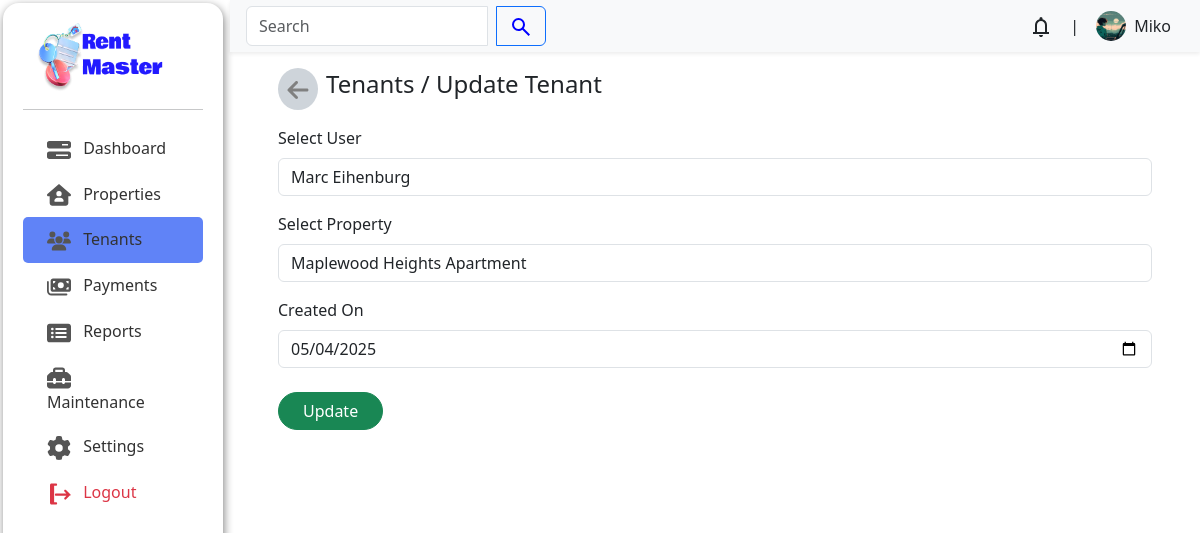
Screenshot of /admin/index.php?page=tenants/update&tenant_id=67 (signed in) with the database file from the repository.
### tables this page shows
CREATE TABLE `users` (
  `user_id` int(11) NOT NULL,
  `user_name` varchar(100) DEFAULT NULL,
  `user_email` varchar(100) NOT NULL,
  `user_password` varchar(100) DEFAULT NULL,
  `user_phone_number` varchar(50) NOT NULL,
  `user_address` varchar(100) NOT NULL,
  `user_description` varchar(2000) DEFAULT NULL,
  `user_image` varchar(500) DEFAULT NULL,
  `user_role` enum('tenant','landlord','visitor') NOT NULL
);

CREATE TABLE `tenants` (
  `tenant_id` int(11) NOT NULL,
  `user_id` int(11) NOT NULL,
  `property_id` int(11) NOT NULL,
  `tenant_status` enum('pending','active','terminated') NOT NULL DEFAULT 'pending',
  `tenant_date_created` date NOT NULL DEFAULT current_timestamp(),
  `tenant_terminated_at` date DEFAULT NULL
);

CREATE TABLE `properties` (
  `property_id` int(11) NOT NULL,
  `property_name` varchar(100) NOT NULL,
  `property_location` varchar(200) NOT NULL,
  `property_date_created` date NOT NULL,
  `property_description` varchar(1000) NOT NULL,
  `property_status` enum('available','unavailable') NOT NULL DEFAULT 'available',
  `property_rental_price` decimal(10,0) NOT NULL,
  `latitude` decimal(10,8) DEFAULT NULL,
  `longitude` decimal(11,8) DEFAULT NULL
);

### admin/tenants/update.php (the view, shortened to what this page needs)
<?php
$servername = "localhost";
$username = "root";
$password = "";
$dbname = "rentsystem";
$conn = mysqli_connect($servername, $username, $password, $dbname);
$tenant_id = $_GET['tenant_id'] ?? null;
$queryTenant = "SELECT * FROM tenants WHERE tenant_id = '$tenant_id'";
$resultTenant = mysqli_query($conn, $queryTenant);
$tenant = mysqli_fetch_assoc($resultTenant);
$current_user_id = $tenant['user_id'];
$current_property_id = $tenant['property_id'];
$current_date_created = $tenant['tenant_date_created'];
$queryUsers = "SELECT user_id, user_name FROM users WHERE user_role = 'visitor' OR user_id = '$current_user_id'";
$usersResult = mysqli_query($conn, $queryUsers);
$users = [];
while ($row = mysqli_fetch_assoc($usersResult)) {
    $users[] = $row;
}
$queryProperties = "SELECT property_id, property_name FROM properties WHERE property_status = 'available' OR property_id = '$current_property_id'";
$propertiesResult = mysqli_query($conn, $queryProperties);
$properties = [];
while ($row = mysqli_fetch_assoc($propertiesResult)) {
    $properties[] = $row;
}
?>
<div class="container px-lg-5 mb-3">
    <header class="d-flex align-items-center mt-3 gap-2">
        <a href="?page=tenants/index" class="p-2 rounded-circle bg-dark-subtle">
        </a>
        <h4 class="fw-medium">Tenants / Update Tenant</h4>
    </header>
    <form id="tenant-form" action="tenants/update.php?tenant_id=<?php echo htmlspecialchars($tenant_id); ?>&page=tenants" method="POST">
        <div class="mt-3">
            <label for="user-id" class="form-label">Select User</label>
            <select id="user-id" name="user_id" class="form-control" required>
                <?php foreach ($users as $user): ?>
                    <option
                        value="<?= $user['user_id']; ?>"
                        data-user-name="<?= htmlspecialchars($user['user_name']); ?>"
                        <?= $user['user_id'] == $current_user_id ? 'selected' : '' ?>>
                        <?= htmlspecialchars($user['user_name']); ?>
                    </option>
                <?php endforeach; ?>
            </select>
        </div>
        <div class="mt-3">
            <label for="property-id" class="form-label">Select Property</label>
            <select id="property-id" name="property_id" class="form-control" required>
                <?php foreach ($properties as $property): ?>
                    <option
                        value="<?= $property['property_id']; ?>"
                        data-property-name="<?= htmlspecialchars($property['property_name']); ?>"
                        <?= $property['property_id'] == $current_property_id ? 'selected' : '' ?>>
                        <?= htmlspecialchars($property['property_name']); ?>
                    </option>
                <?php endforeach; ?>
            </select>
        </div>
        <div class="mt-3">
            <label for="tenant_date_created" class="form-label">Created On</label>
            <input type="date" id="tenant_date_created" name="tenant_date_created" class="form-control" value="<?= htmlspecialchars($current_date_created); ?>" required>
        </div>
        <button type="button" id="submit-btn" class="btn btn-success mt-4 px-4 rounded-5">Update</button>
    </form>
</div>

### admin/header.php (shortened to what this page needs)
<?php
$servername = "localhost";
$username = "root";
$password = "";
$dbname = "rentsystem";
$conn = mysqli_connect($servername, $username, $password, $dbname);
$id = intval($_SESSION['user_id']);
$sql = "SELECT * FROM users WHERE user_id = $id AND user_role = 'landlord'";
$result = mysqli_query($conn, $sql);
$user = mysqli_fetch_assoc($result);
$name = $user['user_name'];
$imagePath = $user['user_image'];
?>
<header style="z-index: 111;" class="bg-body-tertiary shadow-sm d-flex align-items-center justify-content-between py-1 px-3 position-sticky top-0">
    <form class="input-group" style="max-width: 300px;">
        <input type="text" class="form-control" id="search" placeholder="Search">
        <button type="submit" class="btn btn-outline-primary ms-2">
        </button>
    </form>
    <div class="d-flex align-items-center gap-1">
        <div class="dropdown">
            <button class="btn position-relative" type="button" id="notificationDropdown" data-bs-toggle="dropdown" aria-expanded="false">
            </button>
        </div>
        |<a href="?page=account/index" class="btn d-flex align-items-center gap-2 <?= (strpos($_SERVER['REQUEST_URI'], 'account') !== false) ? 'active' : '' ?>">
            <?php if (!empty($imagePath)): ?>
                <img src="<?= htmlspecialchars($imagePath) ?>" alt="Profile" class="rounded-circle" style="width: 30px; height: 30px; object-fit: cover;">
            <?php endif; ?>
            <span class="d-md-block d-none"><?= !empty($name) ? htmlspecialchars($name) : 'admin' ?></span>
        </a>
    </div>
</header>

### admin/css/style.css (style rules this page uses)
body { display: flex; }
*, *::before, *::after { box-sizing: border-box; }
:root { --main-bg: #FAFAFA; --sub-bg: #C7EEFF; --accent: #2938ff; --fc1: #1D242B; --p: #323232; --fw1: 700; --fw2: 400; }
body { background-color: var(--main-bg); }

### rows the page displays
users: user_image (picture), user_name "Miko"
tenants: user_id "Marc Eihenburg", property_id "Maplewood Heights Apartment", tenant_date_created "05/04/2025"
